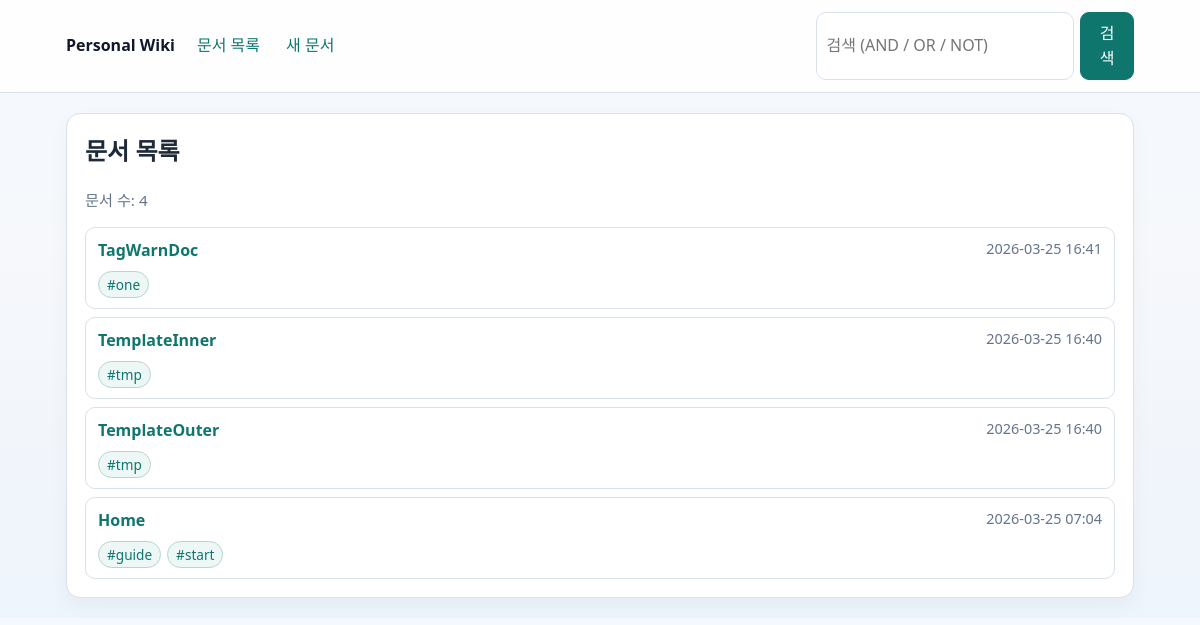
The page / on the database its author committed.
### tables this page shows
CREATE TABLE docs (
            id INTEGER PRIMARY KEY AUTOINCREMENT,
            title TEXT NOT NULL COLLATE NOCASE UNIQUE,
            slug TEXT NOT NULL UNIQUE,
            file_path TEXT NOT NULL,
            meta_json TEXT NOT NULL DEFAULT '{}',
            created_at TEXT NOT NULL,
            updated_at TEXT NOT NULL
        );

CREATE TABLE tags (
            id INTEGER PRIMARY KEY AUTOINCREMENT,
            name TEXT NOT NULL COLLATE NOCASE UNIQUE
        );

### app.py (the view)
@app.route("/")
def index():
    conn = get_db()
    docs = fetch_docs_for_index(conn)
    return render_template("index.html", docs=docs)

### app.py (called while the page is built)
def connect_db() -> sqlite3.Connection:
    conn = sqlite3.connect(DB_PATH)
    conn.row_factory = sqlite3.Row
    conn.execute("PRAGMA foreign_keys = ON")
    return conn

def get_db() -> sqlite3.Connection:
    if "db" not in g:
        g.db = connect_db()
    return g.db

def list_doc_tags(conn: sqlite3.Connection, doc_id: int) -> list[str]:
    rows = conn.execute(
        """
        SELECT t.name
        FROM tags t
        JOIN doc_tags dt ON dt.tag_id = t.id
        WHERE dt.doc_id = ?
        ORDER BY t.name COLLATE NOCASE
        """,
        (doc_id,),
    ).fetchall()
    return [row["name"] for row in rows]

def fetch_docs_for_index(conn: sqlite3.Connection) -> list[dict]:
    rows = conn.execute(
        """
        SELECT id, title, slug, created_at, updated_at
        FROM docs
        ORDER BY updated_at DESC, title COLLATE NOCASE
        """
    ).fetchall()
    docs: list[dict] = []
    for row in rows:
        item = dict(row)
        item["tags"] = list_doc_tags(conn, row["id"])
        docs.append(item)
    return docs

@app.template_filter("pretty_time")
def pretty_time_filter(value: str) -> str:
    try:
        dt = datetime.fromisoformat(value)
        return dt.strftime("%Y-%m-%d %H:%M")
    except ValueError:
        return value

### templates/index.html (shortened to what this page needs)
{% extends "base.html" %}
{% block content %}
<section class="panel">
  <h1>문서 목록</h1>
  <p class="muted">문서 수: {{ docs|length }}</p>
  {% if docs %}
    <ul class="doc-list">
      {% for doc in docs %}
        <li class="doc-item">
          <div class="doc-head">
            <a class="doc-title" href="{{ url_for('view_doc', slug=doc.slug) }}">{{ doc.title }}</a>
            <span class="doc-time">{{ doc.updated_at|pretty_time }}</span>
          </div>
          {% if doc.tags %}
            <div class="tag-row">
              {% for tag in doc.tags %}
                <a class="tag" href="{{ url_for('docs_by_tag', tag_name=tag) }}">#{{ tag }}</a>
              {% endfor %}
            </div>
          {% endif %}
        </li>
      {% endfor %}
    </ul>
  {% else %}
    <p>아직 문서가 없습니다. <a href="{{ url_for('new_doc') }}">첫 문서 만들기</a></p>
  {% endif %}
</section>
{% endblock %}

### templates/base.html (shortened to what this page needs)
<!doctype html>
<html lang="ko">
  <head>
    <link rel="stylesheet" href="{{ url_for('static', filename='style.css') }}">
  </head>
  <body>
    <header class="topbar">
      <div class="topbar-inner">
        <a class="brand" href="{{ url_for('index') }}">Personal Wiki</a>
        <nav class="menu">
          <a href="{{ url_for('index') }}">문서 목록</a>
          <a href="{{ url_for('new_doc') }}">새 문서</a>
        </nav>
        <form class="search-form" action="{{ url_for('search') }}" method="get">
          <input
            type="text"
            name="q"
            value="{{ request.args.get('q', '') }}"
            placeholder="검색 (AND / OR / NOT)"
            autocomplete="off"
          >
          <button type="submit">검색</button>
        </form>
      </div>
    </header>
    <main class="container">
      {% block content %}{% endblock %}
    </main>
  </body>
</html>

### static/style.css (style rules this page uses)
:root { --bg: #f6f8fb; --panel: #ffffff; --line: #d9e1ea; --text: #1e2a37; --muted: #64748b; --link: #0f766e; --link-hover: #115e59; --danger: #b42318; }
* { box-sizing: border-box; }
body { margin: 0; background: linear-gradient(180deg, #f4f8ff 0%, #f6f8fb 40%, #eef4fb 100%); color: var(--text); font-family: "Segoe UI", "Noto Sans KR", sans-serif; line-height: 1.55; }
a { color: var(--link); text-decoration: none; }
.topbar { position: sticky; top: 0; z-index: 10; background: #ffffffd9; backdrop-filter: blur(6px); border-bottom: 1px solid var(--line); }
.topbar-inner { max-width: 1100px; margin: 0 auto; padding: 12px 16px; display: flex; gap: 14px; align-items: center; flex-wrap: wrap; }
.brand { font-weight: 700; color: #0f172a; }
.menu { display: flex; gap: 10px; }
.menu a { padding: 6px 8px; border-radius: 8px; }
.search-form { margin-left: auto; display: flex; gap: 6px; }
.search-form input { width: min(340px, 70vw); border: 1px solid var(--line); border-radius: 8px; padding: 8px 10px; background: #fff; }
.container { max-width: 1100px; margin: 20px auto; padding: 0 16px; display: grid; gap: 14px; }
.panel { background: var(--panel); border: 1px solid var(--line); border-radius: 14px; padding: 18px; box-shadow: 0 8px 20px rgba(15, 23, 42, 0.04); }
h1, h2, h3 { margin-top: 0; }
.muted { color: var(--muted); font-size: 0.95rem; }
.doc-list { list-style: none; margin: 0; padding: 0; display: grid; gap: 8px; }
.doc-item { border: 1px solid var(--line); border-radius: 10px; padding: 10px 12px; background: #fff; }
.doc-head { display: flex; justify-content: space-between; gap: 8px; }
.doc-title { font-weight: 600; }
.doc-time { color: var(--muted); font-size: 0.9rem; }
.tag-row { display: flex; gap: 6px; flex-wrap: wrap; margin-top: 8px; }
.tag { display: inline-block; border: 1px solid #b6d5d2; background: #ecf7f6; color: #0f766e; padding: 2px 8px; border-radius: 999px; font-size: 0.85rem; }
input[type="text"], textarea { width: 100%; border: 1px solid var(--line); border-radius: 10px; padding: 10px; background: #fff; color: var(--text); font: inherit; }
.button, button { border: 1px solid #0f766e; background: #0f766e; color: #fff; border-radius: 9px; padding: 8px 14px; cursor: pointer; font: inherit; }

### rows shown on the page
docs: title "TagWarnDoc", updated_at|pretty_time "2026-03-25 16:41"
tags: name "one"
docs: title "TemplateInner", updated_at|pretty_time "2026-03-25 16:40"
tags: name "tmp"
docs: title "TemplateOuter", updated_at|pretty_time "2026-03-25 16:40"
docs: title "Home", updated_at|pretty_time "2026-03-25 07:04"
tags: name "guide"
tags: name "start"

### other values the page prints
{{ docs|length }} "4"
